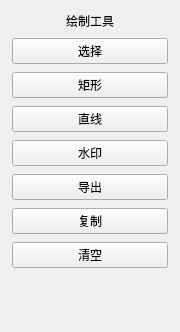
<?xml version="1.0" encoding="UTF-8"?>
<ui version="4.0">
 <class>DrawToolPanel</class>
 <widget class="QWidget" name="DrawToolPanel">
  <property name="geometry">
   <rect>
    <x>0</x>
    <y>0</y>
    <width>180</width>
    <height>332</height>
   </rect>
  </property>
  <property name="windowTitle">
   <string>Form</string>
  </property>
  <layout class="QVBoxLayout" name="verticalLayout">
   <property name="spacing">
    <number>8</number>
   </property>
   <property name="leftMargin">
    <number>12</number>
   </property>
   <property name="topMargin">
    <number>12</number>
   </property>
   <property name="rightMargin">
    <number>12</number>
   </property>
   <property name="bottomMargin">
    <number>12</number>
   </property>
   <item>
    <widget class="QLabel" name="titleLabel">
     <property name="text">
      <string>绘制工具</string>
     </property>
     <property name="alignment">
      <set>Qt::AlignCenter</set>
     </property>
    </widget>
   </item>
   <item>
    <widget class="QPushButton" name="selectButton">
     <property name="text">
      <string>选择</string>
     </property>
     <property name="checkable">
      <bool>true</bool>
     </property>
    </widget>
   </item>
   <item>
    <widget class="QPushButton" name="rectButton">
     <property name="text">
      <string>矩形</string>
     </property>
     <property name="checkable">
      <bool>true</bool>
     </property>
    </widget>
   </item>
   <item>
    <widget class="QPushButton" name="lineButton">
     <property name="text">
      <string>直线</string>
     </property>
     <property name="checkable">
      <bool>true</bool>
     </property>
    </widget>
   </item>
   <item>
    <widget class="QPushButton" name="watermarkButton">
     <property name="text">
      <string>水印</string>
     </property>
     <property name="checkable">
      <bool>true</bool>
     </property>
    </widget>
   </item>
   <item>
    <widget class="QPushButton" name="exportButton">
     <property name="text">
      <string>导出</string>
     </property>
    </widget>
   </item>
   <item>
    <widget class="QPushButton" name="copyButton">
     <property name="text">
      <string>复制</string>
     </property>
    </widget>
   </item>
   <item>
    <widget class="QPushButton" name="clearButton">
     <property name="text">
      <string>清空</string>
     </property>
    </widget>
   </item>
   <item>
    <spacer name="verticalSpacer">
     <property name="orientation">
      <enum>Qt::Vertical</enum>
     </property>
     <property name="sizeHint" stdset="0">
      <size>
       <width>20</width>
       <height>40</height>
      </size>
     </property>
    </spacer>
   </item>
  </layout>
 </widget>
 <resources/>
 <connections/>
</ui>
